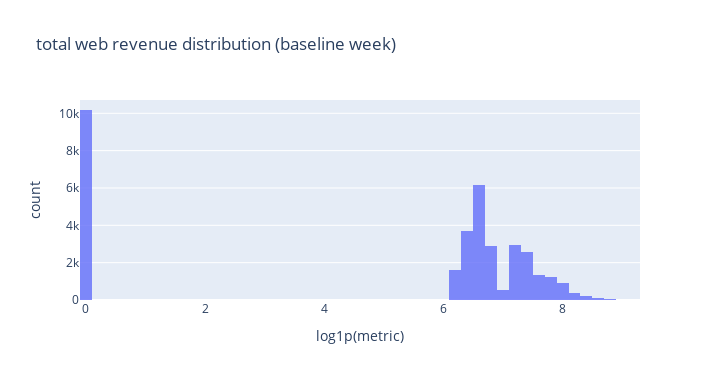

Notebook code for this chart:
### Code cell
print(describe_metric(a, "revenue_web"))
plot_metric_hist(a, "total web revenue distribution (baseline week)", log1p=True)

### Figure 1 — Plotly figure (JSON) as saved in the notebook; plotly's stock layout.template omitted (floating-point values rounded to 4 significant figures; data arrays with more than 128 entries replaced by an {"elided": "..."} marker saying what was removed)
{"data": [{"nbinsx": 50, "opacity": 0.8, "type": "histogram", "x": {"elided": "34777 float values"}}], "layout": {"height": 380, "title": {"text": "total web revenue distribution (baseline week)"}, "width": 720, "xaxis": {"title": {"text": "log1p(metric)"}}, "yaxis": {"title": {"text": "count"}}}}
